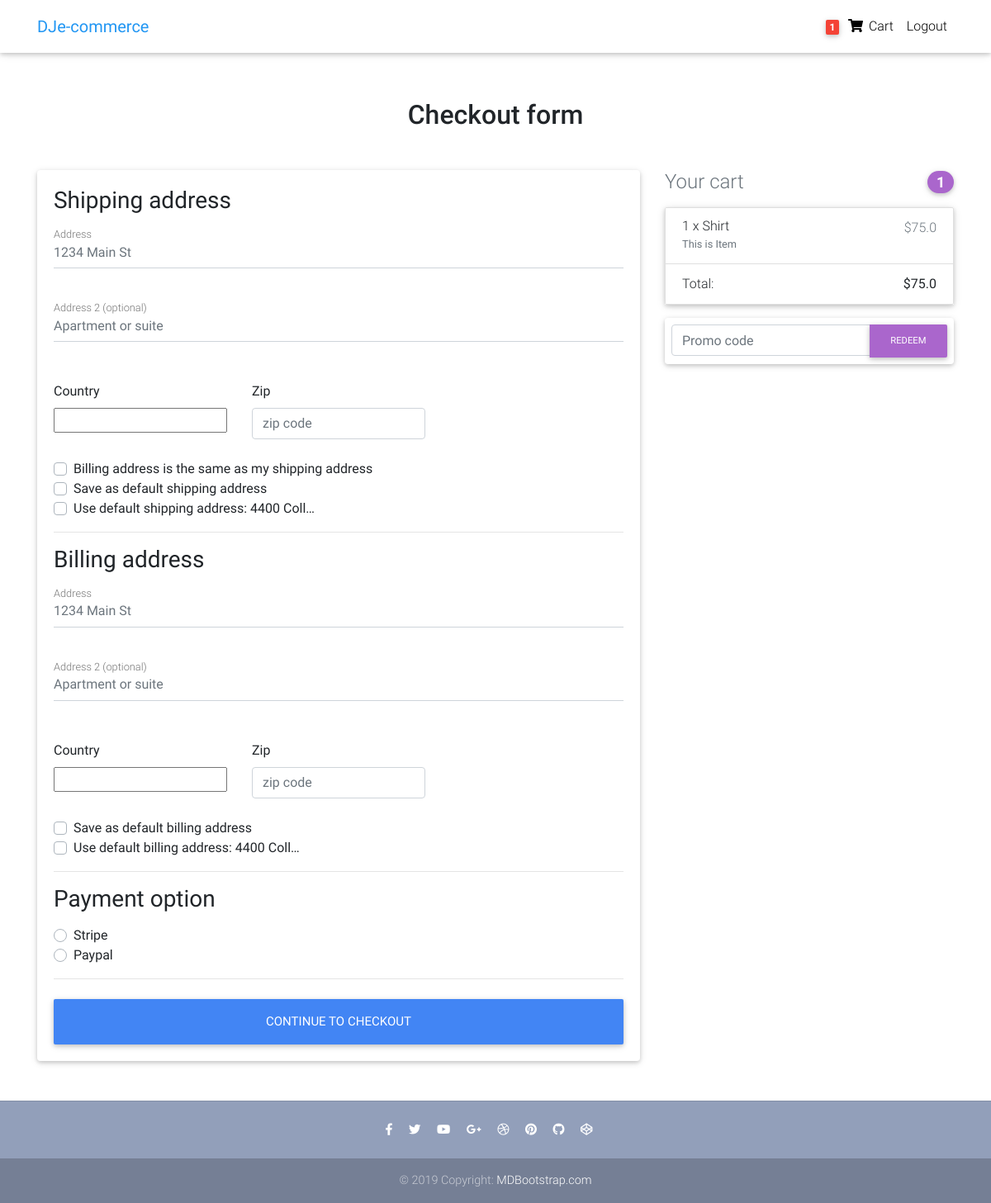
Screenshot of /checkout/ (signed in) with the database file from the repository.
### core/models.py (models this page shows, shortened)
class Order(models.Model):
    user = models.ForeignKey(settings.AUTH_USER_MODEL,
                             on_delete=models.CASCADE)
    ref_code = models.CharField(max_length=20, blank=True, null=True)
    items = models.ManyToManyField(OrderItem)
    start_date = models.DateTimeField(auto_now_add=True)
    ordered_date = models.DateTimeField()
    ordered = models.BooleanField(default=False)
    billing_address = models.ForeignKey(
        'Address', related_name='billing_address', on_delete=models.SET_NULL, blank=True, null=True)
    shipping_address = models.ForeignKey(
        'Address', related_name='shipping_address', on_delete=models.SET_NULL, blank=True, null=True)
    payment = models.ForeignKey(
        'Payment', on_delete=models.SET_NULL, blank=True, null=True)
    coupon = models.ForeignKey(
        'Coupon', on_delete=models.SET_NULL, blank=True, null=True)
    being_delivered = models.BooleanField(default=False)
    received = models.BooleanField(default=False)
    refund_requested = models.BooleanField(default=False)
    refund_granted = models.BooleanField(default=False)
    def get_total(self):
        total = 0
        for order_item in self.items.all():
            total += order_item.get_final_price()
        if self.coupon:
            total -= self.coupon.amount
        return total

class Address(models.Model):
    user = models.ForeignKey(settings.AUTH_USER_MODEL,
                             on_delete=models.CASCADE)
    street_address = models.CharField(max_length=100)
    apartment_address = models.CharField(max_length=100)
    country = CountryField(multiple=False)
    zip = models.CharField(max_length=100)
    address_type = models.CharField(choices=ADDRESS_CHOICES, max_length=1)
    default = models.BooleanField(default=False)
    class Meta:
        verbose_name_plural = 'Addresses'

class OrderItem(models.Model):
    user = models.ForeignKey(settings.AUTH_USER_MODEL,
                             on_delete=models.CASCADE)
    ordered = models.BooleanField(default=False)
    item = models.ForeignKey(Item, on_delete=models.CASCADE)
    quantity = models.IntegerField(default=1)
    def get_total_discount_item_price(self):
        return self.quantity * self.item.discount_price
    def get_final_price(self):
        if self.item.discount_price:
            return self.get_total_discount_item_price()
        return self.get_total_item_price()

class Item(models.Model):
    title = models.CharField(max_length=100)
    price = models.FloatField()
    discount_price = models.FloatField(blank=True, null=True)
    category = models.CharField(choices=CATEGORY_CHOICES, max_length=2)
    label = models.CharField(choices=LABEL_CHOICES, max_length=1)
    slug = models.SlugField()
    description = models.TextField()
    image = models.ImageField()

### core/views.py (the view, shortened to what this page needs)
# urls.py: path('checkout/', views.CheckoutView.as_view(), name='checkout'),
class CheckoutView(View):
    def get(self, *args, **kwargs):
        try:
            order = Order.objects.get(user=self.request.user, ordered=False)
            form = CheckoutForm()
            context = {
                'form': form,
                'couponform': CouponForm(),
                'order': order,
                'DISPLAY_COUPON_FORM': True
            }
            shipping_address_qs = Address.objects.filter(
                user=self.request.user,
                address_type='S',
                default=True
            )
            if shipping_address_qs.exists():
                context.update({'default_shipping_address': shipping_address_qs[0]})
            billing_address_qs = Address.objects.filter(
                user=self.request.user,
                address_type='B',
                default=True
            )
            if billing_address_qs.exists():
                context.update({'default_billing_address': billing_address_qs[0]})
            return render(self.request, 'checkout-page.html', context)
        except ObjectDoesNotExist:
            messages.info(self.request, 'You do not have an active order')
            return redirect('core:checkout')

### core/forms.py
class CheckoutForm(forms.Form):
    shipping_address = forms.CharField(required=False)
    shipping_address2 = forms.CharField(required=False)
    shipping_country = CountryField(blank_label='(select country)').formfield(
        required=False,
        widget=CountrySelectWidget(attrs={
            'class': 'custom-select d-block w-100',
        }))
    shipping_zip = forms.CharField(required=False)
    billing_address = forms.CharField(required=False)
    billing_address2 = forms.CharField(required=False)
    billing_country = CountryField(blank_label='(select country)').formfield(
        required=False,
        widget=CountrySelectWidget(attrs={
            'class': 'custom-select d-block w-100',
        }))
    billing_zip = forms.CharField(required=False)
    same_billing_address = forms.BooleanField(required=False)
    set_default_shipping = forms.BooleanField(required=False)
    use_default_shipping = forms.BooleanField(required=False)
    set_default_billing = forms.BooleanField(required=False)
    use_default_billing = forms.BooleanField(required=False)
    payment_options = forms.ChoiceField(
        widget=forms.RadioSelect, choices=PAYMENT_CHOICES)

class CouponForm(forms.Form):
    code = forms.CharField(widget=forms.TextInput(attrs={
        'class': 'form-control',
        'placeholder': 'Promo code',
        'aria-label': "Recipient's username",
        'aria-describedby': "basic-addon2"
    }))

### core/templatetags/cart_template_tags.py (called while the page is built)
@register.filter
def cart_item_count(user):
    if user.is_authenticated:
        qs = Order.objects.filter(user=user, ordered=False)
        if qs.exists():
            return qs[0].items.count()
    return 0

### templates/checkout-page.html (shortened to what this page needs)
{% extends 'base.html' %}
{% load crispy_forms_tags %}
{% block content %}
    <main>
        <div class="container wow fadeIn">
            <h2 class="my-5 h2 text-center">Checkout form</h2>
            <div class="row">
                <div class="col-md-8 mb-4">
                    <div class="card">
                        <form method="POST" class="card-body">
                            <h3>Shipping address</h3>
                            <div class="hideable_shipping_form">
                                <div class="md-form mb-5">
                                    <input type="text" id="shipping_address" name="shipping_address"
                                           class="form-control" placeholder="1234 Main St">
                                    <label for="shipping_address" class="">Address</label>
                                </div>
                                <div class="md-form mb-5">
                                    <input type="text" id="shipping_address2" name="shipping_address2"
                                           class="form-control" placeholder="Apartment or suite">
                                    <label for="shipping_address2" class="">Address 2 (optional)</label>
                                </div>
                                <div class="row">
                                    <div class="col-lg-4 col-md-12 mb-4">
                                        <label for="shipping_country">Country</label>
                                        {{ form.shipping_country }}
                                    </div>
                                    <div class="col-lg-4 col-md-6 mb-4">
                                        <label for="shipping_zip">Zip</label>
                                        <input type="text" class="form-control" id="shipping_zip" name="shipping_zip"
                                               placeholder="zip code">
                                    </div>
                                </div>
                                <div class="custom-control custom-checkbox">
                                    <label class="custom-control-label" for="same_billing_address">Billing address is
                                        the same as my shipping address</label>
                                </div>
                                <div class="custom-control custom-checkbox">
                                    <label class="custom-control-label" for="set_default_shipping">Save as default
                                        shipping address</label>
                                </div>
                            </div>
                            {% if default_shipping_address %}
                                <div class="custom-control custom-checkbox">
                                    <label class="custom-control-label" for="use_default_shipping">Use default shipping
                                        address: {{ default_shipping_address.street_address|truncatechars:10 }}</label>
                                </div>
                            {% endif %}
                            <hr>
                            <h3>Billing address</h3>
                            <div class="hideable_billing_form">
                                <div class="md-form mb-5">
                                    <input type="text" id="billing_address" name="billing_address"
                                           class="form-control" placeholder="1234 Main St">
                                    <label for="billing_address" class="">Address</label>
                                </div>
                                <div class="md-form mb-5">
                                    <input type="text" id="billing_address2" name="billing_address2"
                                           class="form-control" placeholder="Apartment or suite">
                                    <label for="billing_address2" class="">Address 2 (optional)</label>
                                </div>
                                <div class="row">
                                    <div class="col-lg-4 col-md-12 mb-4">
                                        <label for="billing_country">Country</label>
                                        {{ form.billing_country }}
                                    </div>
                                    <div class="col-lg-4 col-md-6 mb-4">
                                        <label for="billing_zip">Zip</label>
                                        <input type="text" class="form-control" id="billing_zip" name="billing_zip"
                                               placeholder="zip code">
                                    </div>
                                </div>
                                <div class="custom-control custom-checkbox">
                                    <label class="custom-control-label" for="set_default_billing">Save as default
                                        billing address</label>
                                </div>
                            </div>
                            {% if default_billing_address %}
                                <div class="custom-control custom-checkbox">
                                    <label class="custom-control-label" for="use_default_billing">Use default billing
                                        address: {{ default_billing_address.street_address|truncatechars:10 }}</label>
                                </div>
                            {% endif %}
                            <hr>
                            <h3>Payment option</h3>
                            <div class="d-block my-3">
                                {% for value, name in form.fields.payment_options.choices %}
                                    <div class="custom-control custom-radio">
                                        <label class="custom-control-label" for="{{ name }}">{{ name }}</label>
                                    </div>
                                {% endfor %}
                            </div>
                            <hr class="mb-4">
                            <button class="btn btn-primary btn-lg btn-block" type="submit">Continue to checkout</button>
                        </form>
                    </div>
                </div>
                {% include 'order_snippet.html' %}
            </div>
        </div>
    </main>
{% endblock content %}

### templates/navbar.html (shortened to what this page needs)
{% load cart_template_tags %}
<nav class="navbar fixed-top navbar-expand-lg navbar-light white scrolling-navbar">
    <div class="container">
      <a class="navbar-brand waves-effect" href="/">
        <strong class="blue-text">DJe-commerce</strong>
      </a>
      <div class="collapse navbar-collapse" id="navbarSupportedContent">
        <ul class="navbar-nav nav-flex-icons">
          {% if request.user.is_authenticated %}
          <li class="nav-item">
            <a href="{% url 'core:order-summary' %}" class="nav-link waves-effect">
              <span class="badge red z-depth-1 mr-1"> {{ request.user|cart_item_count }} </span>
              <i class="fas fa-shopping-cart"></i>
              <span class="clearfix d-none d-sm-inline-block"> Cart </span>
            </a>
          </li>
          <li class="nav-item">
            <a class="nav-link waves-effect" href="{% url 'account_logout' %}">
              <span class="clearfix d-none d-sm-inline-block"> Logout </span>
            </a>
          </li>
          {% endif %}
        </ul>
      </div>
    </div>
  </nav>

### templates/order_snippet.html (shortened to what this page needs)
<div class="col-md-4 mb-4">
    <h4 class="d-flex justify-content-between align-items-center mb-3">
        <span class="text-muted">Your cart</span>
        <span class="badge badge-secondary badge-pill">{{ order.items.count }}</span>
    </h4>
    <ul class="list-group mb-3 z-depth-1">
        {% for order_item in order.items.all %}
            <li class="list-group-item d-flex justify-content-between lh-condensed">
                <div>
                    <h6 class="my-0">{{ order_item.quantity }} x {{ order_item.item.title }}</h6>
                    <small class="text-muted">{{ order_item.item.description }}</small>
                </div>
                <span class="text-muted">${{ order_item.get_final_price }}</span>
            </li>
        {% endfor %}
        <li class="list-group-item d-flex justify-content-between">
            <span>Total:</span>
            <strong>${{ order.get_total }}</strong>
        </li>
    </ul>
    {% if DISPLAY_COUPON_FORM %}
        <form class="card p-2" action="{% url 'core:add-coupon' %}" method="post">
            <div class="input-group">
                {{ couponform.code }}
                <div class="input-group-append">
                    <button class="btn btn-secondary btn-md waves-effect m-0" type="submit">Redeem</button>
                </div>
            </div>
        </form>
    {% endif %}
</div>

### templates/base.html (style rules this page uses)
html, body, header, .carousel { height: 60vh; }

### rows the page displays
Address: street_address "4400 Coll…"
Address: street_address "4400 Coll…"
Order: items.count "1", get_total "75.0"
OrderItem: quantity "1", item "Shirt", item.description "This is Item", get_final_price "75.0"

### other values shown
{{ request.user|cart_item_count }} "1"
{{ name }} "Stripe" "Paypal"
